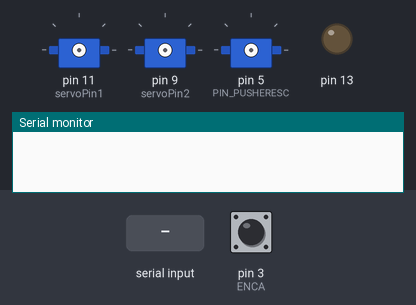
The sketch below on a simulated Arduino Mega 2560, built with avr-gcc and run on an emulated ATmega2560. On the bench: 3 × servo, output pins drawn as LEDs (lit = HIGH), the last lines printed to the serial monitor. The inputs (shaded band) are chosen by the test bench; at power-on: pin 3 (ENCA) HIGH.

Above: at 0.9 s.
1.0 s: "90,45\n" received over Serial
At 1.4 s:
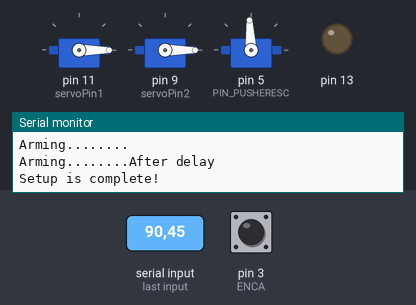
Timing chart, 0 to 4.0 s (numbered marks = the images above; inputs shaded):
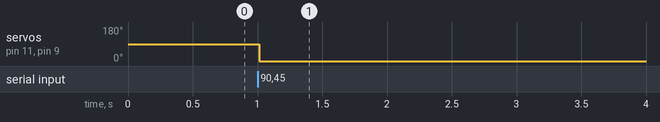

The sketch:

MainFish_Feb11_new_cmd_byte_13-June.ino
```cpp
//Libraries
#include <Servo.h>

/*
 * Fixing up Saad's code. There are many things I would like to change, as I like my previous code more, but that will just be a lot of work. I need it to get it functional.
 * will figure out how to make it tidy by using my own header files and function.
 *
 * Core things to have is a reliable communication system, will need to remove all the redundant signals.
 *
 * Just finished writing the encoder code that would allow us to measure position and speed. (relative to the starting position of course)
 * We need to mechanically home it before starting. Add that at setup.
 *
 * Also change the comm signals by adding a 20 character requirement for the buffer before reading it. Removed the flush.
 * Remember to add timer to the controller side. lets have it send signals every 50ms.
 *
 *
 */

#define debug 0
//Servo
Servo servo1;
Servo servo2;
int servoPin1 = 11;
int servoPin2 = 9;
int initial1 = 90;
int initial2 = 90;
int min_angle = 0;
int max_angle = 180;
int mid_angle = 90;
int min_range = 0;
int max_range = 9;
int mid_range = 4;
float maxAttacAngle=40;

//Communication

float s1, s2;
bool check;
int inComingbyte[6] = {0};
String w;
String char1, char2, char3, char4;
int val1 = 0, val2 = 0, val3 = 0, val4 = 0;
float power = 0;          //Stores power value from controller

//Motor
unsigned int pwm_Pin1 = 9;
unsigned int pwm_Pin2 = 11;
float motor_Pwm = 0;
bool red_Flag = LOW;
bool on = LOW;

//encoder
unsigned long int timer1 = 0;
unsigned long int timer2 = 0;
long int counter = 0;
long int runtime = 0;
long int timer = 0;
float timeStep = 0;
long int encoderCounter = 0;
long int encoderRawVal = 0; //Global Variable for encoder absolute value
double angularVelocity[3] = {0, 0, 0};
long int counter2 = 0;
volatile long unsigned int speed_Counter = 0;
bool flag_Motion = false; // this flag checks if the motor is in motion, returns false if it is stalled.


float frequency = 0;
long int t_initial = 0;

//Turn Differential
int turnVal = 5;        //Stores commmand value for control left and right. values 1-4 are left, 5 is straight, 6-9 are right
int oldTurnVal = 5;
int encoderVal = 0;         //stores value of encoder at any given time. Updates from interrupt.
float turn_Pwm = 0;         // Pwm value with differential applied
int oldPower = 5;
long int tailDelay1 = 2000;
int encoderPin0   =  29;
double diff = 0.5;              //to store the differential value corresponding to the signal
double stepDiff = 0.1;          //sets the differential value
int highcutoff, lowcutoff, offset;

//Kill Switch
long int killTimer; //timer for kill switch

//Motor control through ESC Driver
#define PIN_PUSHERESC       5     // PIN to control ESC, normally the white wire from ESC
Servo   pusherESC;
/*///////////////////////////////////////////////////////////////////////////////////////////////////////
 * The following are the setting for the ESC used, for other ESC, just chnage setting according to
 * ESC Spec
 *///////////////////////////////////////////////////////////////////////////////////////////////////////
#define THROTTLE_MIN        1500
#define THROTTLE_MAX        2000
#define THROTTLE_BAKE       1000
// End of ESC setting ///////////////////////////////////////////////////////////////////////////////////


//Relative Encoder Main Motor

#define ENCA 3 // YELLOW
#define ENCB 2 // WHITE
volatile long int pos_Main = 0;
const long int ticRatioMainMotor=6255; //Number of tic per revolution of the main motor. Implemnted to use the relative encoder as an absolute encoder temporarily.
long int rotationCounter = 0;
long int prev_Ticks = 0;
long int delta_t = 0;


float rel_angle = 0;

char getData(){                  //data update from controller
//updates the speed, pitch, roll and yaw command
//cmd signal would be : c speed(1) pitch(1) roll(1) yaw (1) e
// the buffer would be of length 6.
    //Serial.println("getting");
    if(Serial1.available()>=6){
      int x = Serial1.read();
      if(x == 'c'){
        for (int i = 0; i < 6; i++){
          inComingbyte[i] = Serial1.read();
        }
          //Cycles through the entire buffer and rocesses the information

          /*
         if ( makeSense(inComingbyte) == true){
           command_speed    = inComingbyte[0] -'0';
           command_pitch    = inComingbyte[1] -'0';
           command_yaw      = inComingbyte[2] - '0';
           command_roll     = inComingbyte[3] -'0';
           //command_yaw      = inComingbyte[2] -'0';
           lastReceiveTime = millis();

           for (int i = 0; i < 5; i++){
            Serial.print(inComingbyte[i]);
            Serial.print(" ");
           }
           Serial.println();
         }
         */


         val4    = inComingbyte[0] -'0';
         val1    = inComingbyte[1] ;
         val3      = inComingbyte[2] - '0';
         val2     = inComingbyte[3] ;

          Serial.println((String) val1 + " " + val2 + " " + val3 + " " + val4);
         for(int i = 0; i < 6; i++){
          Serial.print(inComingbyte[i]);
          Serial.print(" ");
         }

          Serial.println();

         Serial.flush();
         Serial1.flush();

         killTimer = millis();


      }

    }

}


void setup() {
  pinMode(13, OUTPUT);
  digitalWrite(13, LOW); // Off to indicate still in setup

  // When the fish is connected without shield, there is one more 5V pin require
  // The code below is to use digital pin to output %v as temp use
  // Plz remove this line if a shield is used

  digitalWrite(33, HIGH); // <- this is the line to be removed

//Interrupt pin pullup relative encoder
  pinMode(ENCA,INPUT_PULLUP);
//  pinMode(ENCB,INPUT_PULLUP);

  //Initialize //Serial
  Serial.begin(115200,SERIAL_8O1);
  Serial1.begin(19200,SERIAL_8O1);
  while (!(Serial.available() || Serial1.available()));     //Ensure fish does not start until there is a signal from comp or controller


  //Initialize Servo
  pinMode(servoPin1, OUTPUT);
  pinMode(servoPin2, OUTPUT);
  servo1.attach(servoPin1); // Attach servo pins
  servo2.attach(servoPin2);
  servo1.write(initial1); // Set Servo to defaults
  servo2.write(initial2);

  //Initialize PWM_pin for motor control
  pinMode(pwm_Pin1, OUTPUT); // Set pwm pin
  pinMode(pwm_Pin2, OUTPUT); // Set pwm pin

  //Initialize timer
  killTimer = millis();

  attachInterrupt( digitalPinToInterrupt(ENCA), readEncoder_Main, RISING);

  Serial.println("Encoder Pins Initialized!");
  Serial.println("Setup is complete! Click to begin the program....");


  Serial.println("Arming........");   // just some display message
    pusherESC.attach(PIN_PUSHERESC);
    pusherESC.writeMicroseconds(THROTTLE_MIN);

    t_initial = 0; //initiallize speed encoder;

  Serial.println("Arming........After delay");

  //Setup complete prompt
  digitalWrite(13, HIGH); //To Check if setup complete
  Serial.println("Setup is complete!");


}

char cmd[12];    //to store the signal from transmitter

void loop() {

  getData();

  power = val4*1.0;
  turnVal = val3;

      //Send PWM signal to motor
      motor_Pwm = (power*255)/9.0;
      turn_Pwm = ((power*255)/9.0)*diff;

      //Servo motor angle is set
      servo1.write(s1);
      servo2.write(s2);

     //Servo control expression. Linear combination of X and Y component of JoyStick // This part need to ask Tim
      // s1= ((4-val1)*maxAttacAngle/5 +(4-val2)*maxAttacAngle/5)+ 90.0;
      // s2= ((4-val1)*maxAttacAngle/5 -(4-val2)*maxAttacAngle/5)+ 90.0;

    // CAUTION: Fish will turn on after kill switch activated once if signal is restored and checksum is passed
    killswitch();
    rel_Encoder();

    // Turning control Left
    if ((turnVal>=1) and (turnVal<=3)){
      //Serial.println("Turning Left");
       if (rel_angle< 180){
            motor_Pwm = ((power*255)/9.0)*diff;
      }
      else{
        motor_Pwm = (power*255)/9.0;
      }
    }

    else if ((turnVal>=4) and (turnVal<=6)){
      //Serial.println("Going straight");
      motor_Pwm = (power*255)/9.0; //maps the value received (0-9) to (0-255)
    }

    // Turning control Right
    else if ((turnVal>=7) and (turnVal<=9)){
      //Serial.println("Turning Right");
      if (rel_angle > 180){
        motor_Pwm = (power*255)/9.0*diff;
      }
      else{
        motor_Pwm = ((power*255)/9.0);
      }
    }


  int throttle = map(motor_Pwm, 0, 255, THROTTLE_MIN, THROTTLE_MAX);
  pusherESC.writeMicroseconds(throttle);

      if (power==0){
        digitalWrite(13, LOW);
      }
      else{
        digitalWrite(13, HIGH);
      }


  #if debug
  //For debugging purposes, we can print everything on the Serial to test, just change debug to 1.

    Serial.print("Encoder Items: ");
    Serial.print("\t");
    Serial.print(rotationCounter);
    Serial.print("\t");
    Serial.print(frequency);
    Serial.print("\t");
    Serial.print(rel_angle);
    Serial.println();

    // Communication Items

    // Actuation Signals
  #endif

  //Serial.println((String)"power: " + power + "turning: " + turnVal);

  Serial.flush();
  Serial1.flush();
}

void rel_Encoder(){

  long int x = pos_Main; //variable for current ticks
  if(prev_Ticks <= x );

  else{

    if(x < ticRatioMainMotor){
      rel_angle = (x/(ticRatioMainMotor*1.0))*360; //this is angle in degrees
    }
    else if ( x >= ticRatioMainMotor){
      // this command happense whenever we pass a turn

      pos_Main = x - ticRatioMainMotor; //reset the number of ticks
      prev_Ticks = x - ticRatioMainMotor; // the comparison for motion depends on the tick counter, which we reset after a full loop. Otherwise we can have tick count as two parts, like hour and minutes thing.
      rotationCounter++; //keep track of the number of rotation
    }

    // Speed determination
    if(speed_Counter > 10){
      int temp = millis(); //placeholder for the current time, so that all calculations reference this time
      delta_t = temp - t_initial;
    if (delta_t > 0) frequency = speed_Counter/(delta_t);
    t_initial = temp;
    prev_Ticks = x;
    speed_Counter = 0;
    }
  }
}


void killswitch(){
   if (millis() - killTimer > 3000) {
    power=0;
    motor_Pwm = 0;
    analogWrite(pwm_Pin1, 0);
    pos_Main = 0;
  }
}

//function for check sum
bool checkSum(char incomingByte, int siglen, char cmd[]) {
  check = false;
  int cSum=0;
  for (int c=0; c<8; c++){
    cSum+=cmd[c];
  }
  String numcheck = String(cmd[8]) + String(cmd[9]) + String(cmd[10]);
  int number = numcheck.toInt();
  if (cSum == number) {
    check = true;
  }
  return check;
}


void readEncoder_Main(){

    pos_Main++;
    speed_Counter++;

}
```

Measured:
- after the input at 1.0 s, servo on pin 11 (servoPin1), servo on pin 9 (servoPin2): 90° → 0° at once
